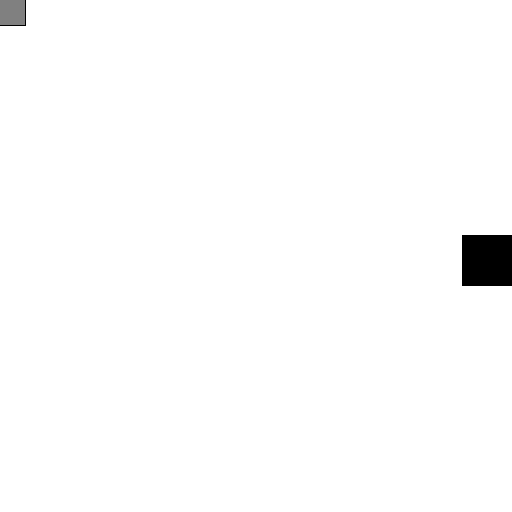
Frame 1 (no input)
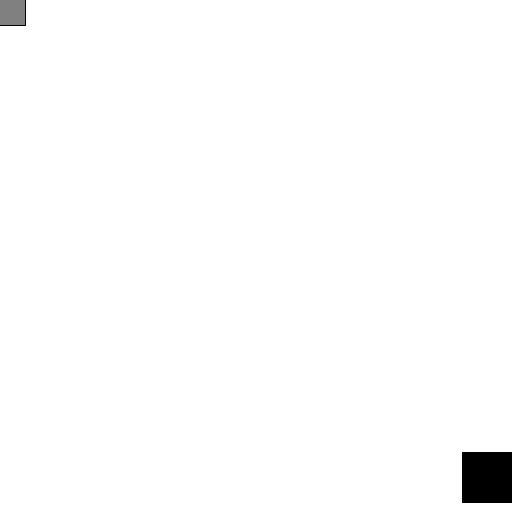
Frame 60 (the mouse pressed at the canvas centre just before this capture)
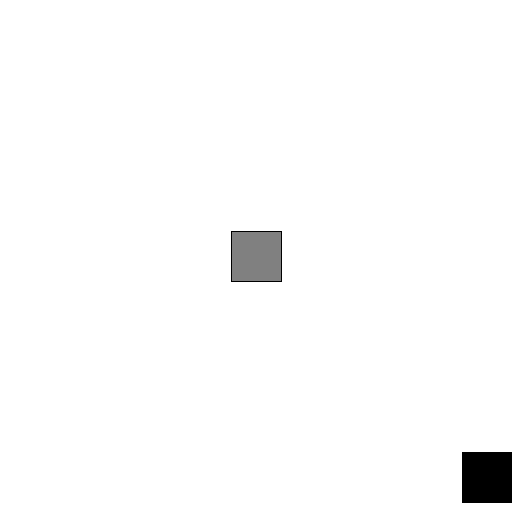
Frame 120 (the mouse held since frame 60 and released just before this capture)

The Processing sketch that drew these frames (run headless with seeded random() and noise(); from frame 60 on, the mouse is pressed at the canvas centre):

// Processing sketch: bulletAndenemy
// ── bulletAndenemy.pde
int x=512;
int _x =x-50;
int y=512;
int _y = y/2;
int g = 0;
int i = 0,waveamp=256,_bx=0,_by=0,speed = 10;
boolean showflag = false;
void settings(){
    size(x, y);
}

void setup() {
}

void draw(){
    background(255,255,255);
    fill(0,0,0);
    i++;
    if(i>360){
        i=0;
    }
    _y=(int)((((y+50)/2)+waveamp*sin(radians(i)))-50);
    rect(_x,_y , 50, 50);
    fill(128,128,128);
    rect(mouseX-25, mouseY-25, 50, 50);
    if(showflag){
        _bx+=speed;
        fill(255,241,0);
        rect(_bx, _by-15, 70, 30);
        if(x+70<_bx){
            showflag = false;
        }
    }
    if(mousePressed==true){
        if(!showflag){
            _bx = mouseX;
            _by = mouseY;
            fill(255,241,0);
            rect(_bx, _by-15, 70, 30);
            showflag = true;
        }
    }
}
